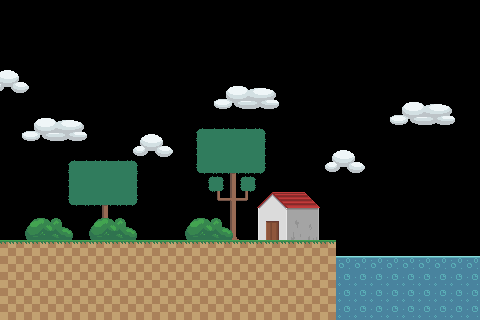

Tiled map render using the project's own tile images. Description and the whole map definition, tile-layer contents included, below:
An orthogonal 30x20 tile map with 16x16 px tiles, 3 tile layers (decoration, background, terrain), 2 tilesets.

<map version="1.0" orientation="orthogonal" renderorder="right-down" width="30" height="20" tilewidth="16" tileheight="16" nextobjectid="1">
 <tileset firstgid="1" name="tileset" tilewidth="16" tileheight="16" tilecount="64" columns="8">
  <image source="tileset.png" width="128" height="128" />
 </tileset>
 <tileset firstgid="65" name="decoration" tilewidth="16" tileheight="16" tilecount="64" columns="8">
  <image source="decoration.png" width="128" height="128" />
 </tileset>
 <layer name="decoration" width="30" height="20">
  <data encoding="csv">
0,0,0,0,0,0,0,0,0,0,0,0,0,0,0,0,0,0,0,0,0,0,0,0,0,0,0,0,0,0,
0,0,0,0,0,0,0,0,0,0,0,0,0,0,0,0,0,0,0,0,0,0,0,0,0,0,0,0,0,0,
0,0,0,0,0,0,0,0,0,0,0,0,0,0,0,0,0,0,0,0,0,0,0,0,0,0,0,0,0,0,
0,0,0,0,0,0,0,0,0,0,0,0,0,0,0,0,0,0,0,0,0,0,0,0,0,0,0,0,0,0,
71,72,0,0,0,0,0,0,0,0,0,0,0,0,0,0,0,0,0,0,0,0,0,0,0,0,0,0,0,0,
79,80,0,0,0,0,0,0,0,0,0,0,0,0,66,67,68,69,0,0,0,0,0,0,0,0,0,0,0,0,
0,0,0,0,0,0,0,0,0,0,0,0,0,73,74,75,76,77,0,0,0,0,0,0,0,66,67,68,69,0,
0,0,66,67,68,69,0,0,0,0,0,0,0,0,0,0,0,0,0,0,0,0,0,0,73,74,75,76,77,0,
0,73,74,75,76,77,0,0,70,71,72,0,82,84,83,84,85,0,0,0,0,0,0,0,0,0,0,0,0,0,
0,0,0,0,0,0,0,0,78,79,80,0,90,92,91,92,93,0,0,0,70,71,72,0,0,0,0,0,0,0,
0,0,0,0,82,84,83,84,85,0,0,0,98,100,99,100,101,0,0,0,78,79,80,0,0,0,0,0,0,0,
0,0,0,0,90,92,91,92,93,0,0,0,0,106,107,109,0,0,0,0,0,0,0,0,0,0,0,0,0,0,
0,0,0,0,98,100,99,100,101,0,0,0,0,114,115,117,0,0,0,0,0,0,0,0,0,0,0,0,0,0,
0,0,0,0,0,0,107,0,0,0,0,0,0,0,107,0,0,0,0,0,0,0,0,0,0,0,0,0,0,0,
0,0,0,0,0,0,123,0,0,0,0,0,0,0,123,0,0,0,0,0,0,0,0,0,0,0,0,0,0,0,
0,0,0,0,0,0,0,0,0,0,0,0,0,0,0,0,0,0,0,0,0,0,0,0,0,0,0,0,0,0,
0,0,0,0,0,0,0,0,0,0,0,0,0,0,0,0,0,0,0,0,0,0,0,0,0,0,0,0,0,0,
0,0,0,0,0,0,0,0,0,0,0,0,0,0,0,0,0,0,0,0,0,0,0,0,0,0,0,0,0,0,
0,0,0,0,0,0,0,0,0,0,0,0,0,0,0,0,0,0,0,0,0,0,0,0,0,0,0,0,0,0,
0,0,0,0,0,0,0,0,0,0,0,0,0,0,0,0,0,0,0,0,0,0,0,0,0,0,0,0,0,0
</data>
 </layer>
 <layer name="background" width="30" height="20">
  <data encoding="csv">
0,0,0,0,0,0,0,0,0,0,0,0,0,0,0,0,0,0,0,0,0,0,0,0,0,0,0,0,0,0,
0,0,0,0,0,0,0,0,0,0,0,0,0,0,0,0,0,0,0,0,0,0,0,0,0,0,0,0,0,0,
0,0,0,0,0,0,0,0,0,0,0,0,0,0,0,0,0,0,0,0,0,0,0,0,0,0,0,0,0,0,
0,0,0,0,0,0,0,0,0,0,0,0,0,0,0,0,0,0,0,0,0,0,0,0,0,0,0,0,0,0,
0,0,0,0,0,0,0,0,0,0,0,0,0,0,0,0,0,0,0,0,0,0,0,0,0,0,0,0,0,0,
0,0,0,0,0,0,0,0,0,0,0,0,0,0,0,0,0,0,0,0,0,0,0,0,0,0,0,0,0,0,
0,0,0,0,0,0,0,0,0,0,0,0,0,0,0,0,0,0,0,0,0,0,0,0,0,0,0,0,0,0,
0,0,0,0,0,0,0,0,0,0,0,0,0,0,0,0,0,0,0,0,0,0,0,0,0,0,0,0,0,0,
0,0,0,0,0,0,0,0,0,0,0,0,0,0,0,0,0,0,0,0,0,0,0,0,0,0,0,0,0,0,
0,0,0,0,0,0,0,0,0,0,0,0,0,0,0,0,0,0,0,0,0,0,0,0,0,0,0,0,0,0,
0,0,0,0,0,0,0,0,0,0,0,0,0,0,0,0,0,0,0,0,0,0,0,0,0,0,0,0,0,0,
0,0,0,0,0,0,0,0,0,0,0,0,0,0,0,0,25,26,27,28,0,0,0,0,0,0,0,0,0,0,
0,0,0,0,0,0,0,0,0,0,0,0,0,0,0,0,33,34,35,36,0,0,0,0,0,0,0,0,0,0,
0,45,46,47,0,45,46,47,0,0,0,45,46,47,0,0,41,42,43,44,0,0,0,0,0,0,0,0,0,0,
0,53,54,55,56,53,54,55,56,0,0,53,54,55,56,0,49,50,51,52,0,0,0,0,0,0,0,0,0,0,
0,0,0,0,0,0,0,0,0,0,0,0,0,0,0,0,0,0,0,0,0,0,0,0,0,0,0,0,0,0,
0,0,0,0,0,0,0,0,0,0,0,0,0,0,0,0,0,0,0,0,0,0,0,0,0,0,0,0,0,0,
0,0,0,0,0,0,0,0,0,0,0,0,0,0,0,0,0,0,0,0,0,0,0,0,0,0,0,0,0,0,
0,0,0,0,0,0,0,0,0,0,0,0,0,0,0,0,0,0,0,0,0,0,0,0,0,0,0,0,0,0,
0,0,0,0,0,0,0,0,0,0,0,0,0,0,0,0,0,0,0,0,0,0,0,0,0,0,0,0,0,0
</data>
 </layer>
 <layer name="terrain" width="30" height="20">
  <data encoding="csv">
0,0,0,0,0,0,0,0,0,0,0,0,0,0,0,0,0,0,0,0,0,0,0,0,0,0,0,0,0,0,
0,0,0,0,0,0,0,0,0,0,0,0,0,0,0,0,0,0,0,0,0,0,0,0,0,0,0,0,0,0,
0,0,0,0,0,0,0,0,0,0,0,0,0,0,0,0,0,0,0,0,0,0,0,0,0,0,0,0,0,0,
0,0,0,0,0,0,0,0,0,0,0,0,0,0,0,0,0,0,0,0,0,0,0,0,0,0,0,0,0,0,
0,0,0,0,0,0,0,0,0,0,0,0,0,0,0,0,0,0,0,0,0,0,0,0,0,0,0,0,0,0,
0,0,0,0,0,0,0,0,0,0,0,0,0,0,0,0,0,0,0,0,0,0,0,0,0,0,0,0,0,0,
0,0,0,0,0,0,0,0,0,0,0,0,0,0,0,0,0,0,0,0,0,0,0,0,0,0,0,0,0,0,
0,0,0,0,0,0,0,0,0,0,0,0,0,0,0,0,0,0,0,0,0,0,0,0,0,0,0,0,0,0,
0,0,0,0,0,0,0,0,0,0,0,0,0,0,0,0,0,0,0,0,0,0,0,0,0,0,0,0,0,0,
0,0,0,0,0,0,0,0,0,0,0,0,0,0,0,0,0,0,0,0,0,0,0,0,0,0,0,0,0,0,
0,0,0,0,0,0,0,0,0,0,0,0,0,0,0,0,0,0,0,0,0,0,0,0,0,0,0,0,0,0,
0,0,0,0,0,0,0,0,0,0,0,0,0,0,0,0,0,0,0,0,0,0,0,0,0,0,0,0,0,0,
0,0,0,0,0,0,0,0,0,0,0,0,0,0,0,0,0,0,0,0,0,0,0,0,0,0,0,0,0,0,
0,0,0,0,0,0,0,0,0,0,0,0,0,0,0,0,0,0,0,0,0,0,0,0,0,0,0,0,0,0,
0,0,0,0,0,0,0,0,0,0,0,0,0,0,0,0,0,0,0,0,0,0,0,0,0,0,0,0,0,0,
1,1,1,1,1,1,1,1,1,1,1,1,1,1,1,1,1,1,1,1,1,0,0,0,0,0,0,0,0,0,
9,9,9,9,9,9,9,9,9,9,9,9,9,9,9,9,9,9,9,9,9,2,2,2,2,2,2,2,2,2,
9,9,9,9,9,9,9,9,9,9,9,9,9,9,9,9,9,9,9,9,9,10,10,10,10,10,10,10,10,10,
9,9,9,9,9,9,9,9,9,9,9,9,9,9,9,9,9,9,9,9,9,10,10,10,10,10,10,10,10,10,
9,9,9,9,9,9,9,9,9,9,9,9,9,9,9,9,9,9,9,9,9,10,10,10,10,10,10,10,10,10
</data>
 </layer>
</map>